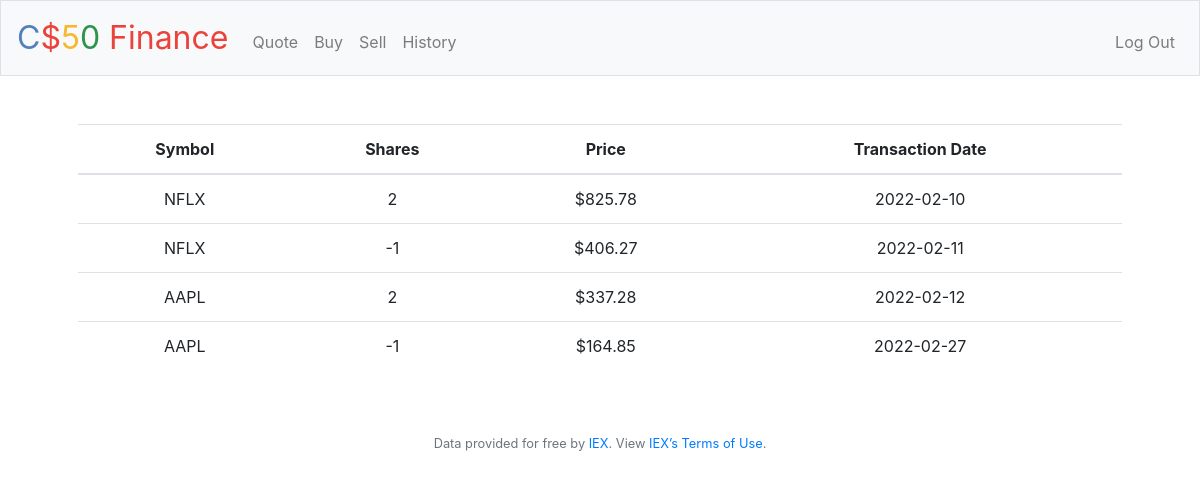
Screenshot of /history (signed in) with the database file from the repository.
### tables this page shows
CREATE TABLE 'transactions' ('id' integer PRIMARY KEY AUTOINCREMENT NOT NULL, 'user_id' integer, 'symbol' text, 'shares' integer, 'price' real, 'transaction_date' timestamp);

### application.py (the view)
@app.route("/history")
@login_required
def history():
    user_id = session["user_id"]
    history_db=db.execute("SELECT * FROM transactions WHERE user_id = ?", user_id)
    return render_template("history.html", history=history_db)

### helpers.py (called while the page is built)
def login_required(f):
    @wraps(f)
    def decorated_function(*args, **kwargs):
        if session.get("user_id") is None:
            return redirect("/login")
        return f(*args, **kwargs)
    return decorated_function

### templates/history.html (shortened to what this page needs)
{% extends "layout.html" %}
{% block main %}
    <table class="table">
        <thead>
            <tr>
                <th scope="col">Symbol</th>
                <th scope="col">Shares</th>
                <th scope="col">Price</th>
                <th scope="col">Transaction Date</th>
            </tr>
        </thead>
        <tbody>
            {% for i in history %}
            <tr>
                <td>{{ i.symbol }}</td>
                <td>{{ i.shares }}</td>
                <td>${{ i.price }}</td>
                <td>{{ i.transaction_date }}</td>
            </tr>
            {% endfor %}
        </tbody>
    </table>
{% endblock %}

### rows the page displays
transactions: symbol "NFLX", shares "2", price "825.78", transaction_date "2022-02-10"
transactions: symbol "NFLX", shares "-1", price "406.27", transaction_date "2022-02-11"
transactions: symbol "AAPL", shares "2", price "337.28", transaction_date "2022-02-12"
transactions: symbol "AAPL", shares "-1", price "164.85", transaction_date "2022-02-27"
